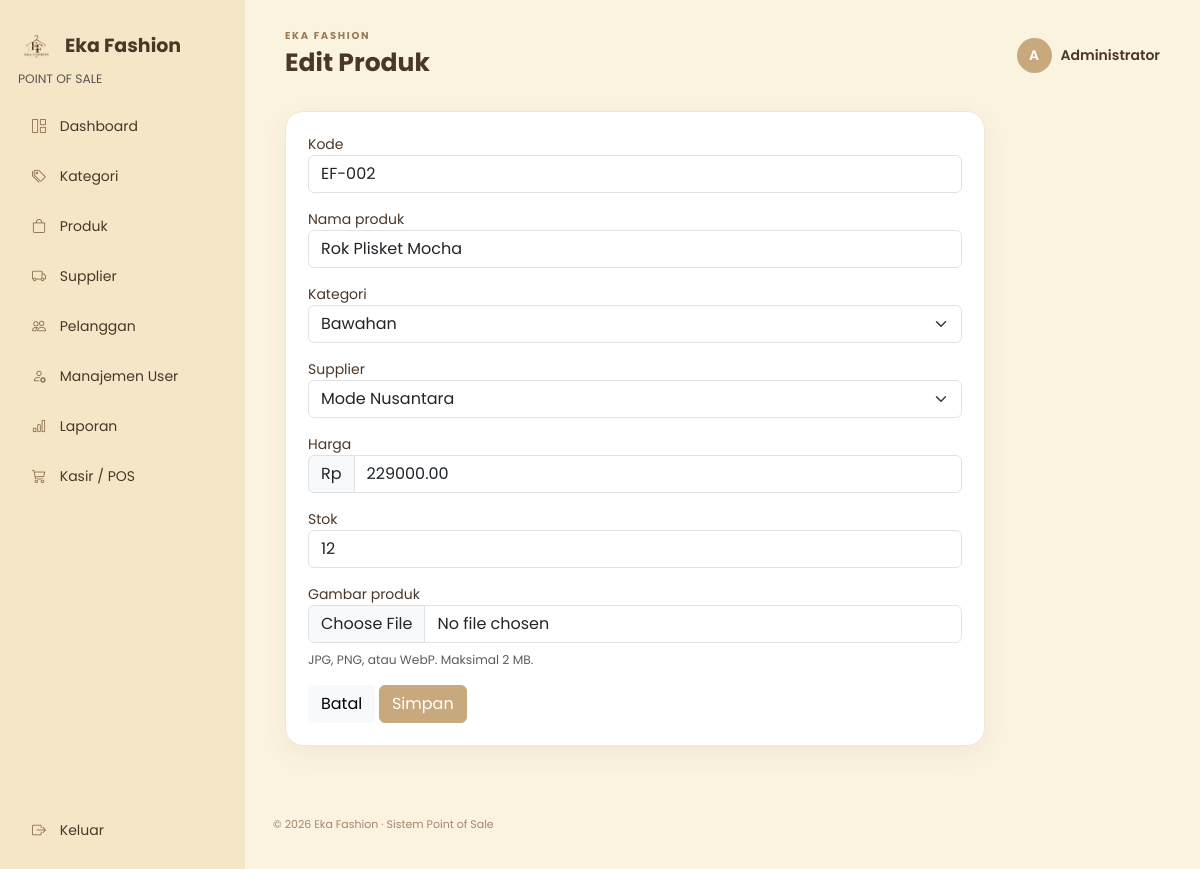
Page /?page=produk/edit&id=2 (signed in) on the committed database.
### tables this page shows
CREATE TABLE produk(id INT AUTO_INCREMENT PRIMARY KEY,kode VARCHAR(30) UNIQUE,nama VARCHAR(120) NOT NULL,gambar VARCHAR(255) NULL,kategori_id INT,supplier_id INT,harga DECIMAL(12,2) NOT NULL DEFAULT 0,stok INT NOT NULL DEFAULT 0,FOREIGN KEY(kategori_id) REFERENCES kategori(id) ON DELETE SET NULL,FOREIGN KEY(supplier_id) REFERENCES supplier(id) ON DELETE SET NULL);

CREATE TABLE kategori(id INT AUTO_INCREMENT PRIMARY KEY,nama VARCHAR(100) NOT NULL,deskripsi TEXT);

CREATE TABLE supplier(id INT AUTO_INCREMENT PRIMARY KEY,nama VARCHAR(100) NOT NULL,telepon VARCHAR(30),alamat TEXT);

### app/views/produk/form.php (called while the page is built)
<?php require __DIR__.'/../kategori/form.php';

### app/controllers/ProdukController.php (called while the page is built)
<?php class ProdukController extends CrudController{function __construct(){$this->table='produk';$this->title='Produk';$this->fields=['kode'=>'Kode','nama'=>'Nama produk','kategori_id'=>'Kategori','supplier_id'=>'Supplier','harga'=>'Harga','stok'=>'Stok'];$this->view='produk';}function nextCode(){$db=Database::connect();for($n=1;;$n++){$code='EF-'.str_pad($n,3,'0',STR_PAD_LEFT);$s=$db->prepare('SELECT COUNT(*) FROM produk WHERE kode=?');$s->execute([$code]);if(!$s->fetchColumn())return $code;}}function upload(){if(empty($_FILES['gambar']['name'])||$_FILES['gambar']['error']!==UPLOAD_ERR_OK||$_FILES['gambar']['size']>2097152)return null;$mime=(new finfo(FILEINFO_MIME_TYPE))->file($_FILES['gambar']['tmp_name']);$allowed=['image/jpeg'=>'jpg','image/png'=>'png','image/webp'=>'webp'];if(!isset($allowed[$mime]))return null;$name=uniqid('produk_',true).'.'.$allowed[$mime];move_uploaded_file($_FILES['gambar']['tmp_name'],__DIR__.'/../../uploads/products/'.$name);return $name;}function index(){require_admin();$db=Database::connect();$q=trim($_GET['q']??'');$page=max(1,(int)($_GET['p']??1));$limit=10;$where=$q?' WHERE p.nama LIKE ? OR p.kode LIKE ?':'';$params=$q?["%$q%","%$q%"]:[];$s=$db->prepare("SELECT COUNT(*) FROM produk p{$where}");$s->execute($params);$total=(int)$s->fetchColumn();$pages=max(1,(int)ceil($total/$limit));$page=min($page,$pages);$s=$db->prepare("SELECT p.*,k.nama kategori_nama,s.nama supplier_nama FROM produk p LEFT JOIN kategori k ON k.id=p.kategori_id LEFT JOIN supplier s ON s.id=p.supplier_id{$where} ORDER BY p.id DESC LIMIT {$limit} OFFSET ".(($page-1)*$limit));$s->execute($params);$rows=$s->fetchAll();$pageTitle='Produk';require __DIR__.'/../views/produk/index.php';}function create(){require_admin();$this->options();$row=['kode'=>$this->nextCode()];$pageTitle='Tambah Produk';require __DIR__.'/../views/produk/form.php';}function store(){require_admin();$_POST['kode']=$this->nextCode();$cols=['kode','nama','kategori_id','supplier_id','harga','stok'];$s=Database::connect()->prepare('INSERT INTO produk('.implode(',',$cols).') VALUES(?,?,?,?,?,?)');$s->execute(array_map(fn($x)=>$_POST[$x]??null,$cols));$id=Database::connect()->lastInsertId();if($file=$this->upload())Database::connect()->prepare('UPDATE produk SET gambar=? WHERE id=?')->execute([$file,$id]);flash('success','Produk berhasil ditambahkan.');redirect('?page=produk');}function edit(){require_admin();$this->options();$s=Database::connect()->prepare('SELECT * FROM produk WHERE id=?');$s->execute([$_GET['id']]);$row=$s->fetch();$pageTitle='Edit Produk';require __DIR__.'/../views/produk/form.php';}function update(){require_admin();$cols=['kode','nama','kategori_id','supplier_id','harga','stok'];$s=Database::connect()->prepare('UPDATE produk SET '.implode('=?,',$cols).'=? WHERE id=?');$s->execute([...array_map(fn($x)=>$_POST[$x]??null,$cols),$_POST['id']]);if($file=$this->upload())Database::connect()->prepare('UPDATE produk SET gambar=? WHERE id=?')->execute([$file,$_POST['id']]);flash('success','Produk berhasil diperbarui.');redirect('?page=produk');}}

### config/helpers.php (called while the page is built, shortened)
<?php
function e($v){return htmlspecialchars((string)$v,ENT_QUOTES,'UTF-8');}

### config/database.php (called while the page is built)
<?php
class Database {
    public static function connect() {
        static $pdo;
        if ($pdo) return $pdo;
        $options = [PDO::ATTR_ERRMODE=>PDO::ERRMODE_EXCEPTION, PDO::ATTR_DEFAULT_FETCH_MODE=>PDO::FETCH_ASSOC];
        try {
            $pdo = new PDO('mysql:host=127.0.0.1;port=3306;dbname=eka-fashion;charset=utf8mb4', 'root', '', $options);
        } catch (PDOException $error) {
            throw new RuntimeException('Database eka-fashion belum tersedia. Import file eka-fashion.sql melalui phpMyAdmin terlebih dahulu. Detail: '.$error->getMessage());
        }
        return $pdo;
    }
}

### app/controllers/CrudController.php (called while the page is built)
<?php
class CrudController{protected $table,$title,$fields,$view,$categories=[],$suppliers=[];function options(){if($this->view==='produk'){$db=Database::connect();$this->categories=$db->query('SELECT id,nama FROM kategori ORDER BY nama')->fetchAll();$this->suppliers=$db->query('SELECT id,nama FROM supplier ORDER BY nama')->fetchAll();}}function index(){require_admin();$db=Database::connect();$q=trim($_GET['q']??'');$page=max(1,(int)($_GET['p']??1));$limit=10;$where=$q?' WHERE nama LIKE ?':'';$count=$db->prepare("SELECT COUNT(*) FROM {$this->table}{$where}");$count->execute($q?["%$q%"]:[]);$total=(int)$count->fetchColumn();$pages=max(1,(int)ceil($total/$limit));$page=min($page,$pages);$s=$db->prepare("SELECT * FROM {$this->table}{$where} ORDER BY id DESC LIMIT {$limit} OFFSET ".(($page-1)*$limit));$s->execute($q?["%$q%"]:[]);$rows=$s->fetchAll();$pageTitle=$this->title;require __DIR__.'/../views/'.$this->view.'/index.php';}function create(){require_admin();$this->options();$row=[];$pageTitle='Tambah '.$this->title;require __DIR__.'/../views/'.$this->view.'/form.php';}function store(){require_admin();$db=Database::connect();$cols=array_keys($this->fields);$s=$db->prepare('INSERT INTO '.$this->table.' ('.implode(',',$cols).') VALUES ('.implode(',',array_fill(0,count($cols),'?')).')');$s->execute(array_map(fn($x)=>$_POST[$x]??null,$cols));flash('success',$this->title.' berhasil ditambahkan.');redirect('?page='.$this->view);}function edit(){require_admin();$this->options();$s=Database::connect()->prepare('SELECT * FROM '.$this->table.' WHERE id=?');$s->execute([$_GET['id']]);$row=$s->fetch();$pageTitle='Edit '.$this->title;require __DIR__.'/../views/'.$this->view.'/form.php';}function update(){require_admin();$cols=array_keys($this->fields);$s=Database::connect()->prepare('UPDATE '.$this->table.' SET '.implode('=?,',$cols).'=? WHERE id=?');$s->execute([...array_map(fn($x)=>$_POST[$x]??null,$cols),$_POST['id']]);flash('success','Data berhasil diperbarui.');redirect('?page='.$this->view);}function delete(){require_admin();Database::connect()->prepare('DELETE FROM '.$this->table.' WHERE id=?')->execute([$_GET['id']]);redirect('?page='.$this->view);}}

### app/views/kategori/form.php (the view, shortened to what this page needs)
<?php $pageTitle=$pageTitle??'Form';$row=is_array($row??null)?$row:[];$categories=isset($this->categories)&&is_array($this->categories)?$this->categories:[];$suppliers=isset($this->suppliers)&&is_array($this->suppliers)?$this->suppliers:[];$isEdit=isset($row['id'])&&$row['id']!=='';require __DIR__.'/../partials/header.php';require __DIR__.'/../partials/sidebar.php';?><main class="main"><div class="container-fluid"><?php require __DIR__.'/../partials/navbar.php';?><div class="card-shell form-card"><form method="post" enctype="multipart/form-data" action="?page=<?=e($this->view)?>/<?=$isEdit?'update':'store'?>"><?php if($isEdit):?><input type="hidden" name="id" value="<?=e($row['id'])?>"><?php endif;?><?php foreach($this->fields as $k=>$label):?><label><?=e($k==='kategori_id'?'Kategori':($k==='supplier_id'?'Supplier':$label))?></label><?php if($k==='kode'):?><input class="form-control mb-3" name="kode" value="<?=e($row[$k]??'')?>" readonly><?php elseif($k==='kategori_id'||$k==='supplier_id'):$list=$k==='kategori_id'?$categories:$suppliers;?><select class="form-select mb-3" name="<?=e($k)?>" required><option value="">Pilih <?=e($k==='kategori_id'?'kategori':'supplier')?></option><?php foreach($list as $option):?><option value="<?=e($option['id'])?>" <?=($option['id']??null)==($row[$k]??null)?'selected':''?>><?=e($option['nama']??'')?></option><?php endforeach;?></select><?php elseif($k==='harga'):?><div class="input-group mb-3"><span class="input-group-text">Rp</span><input class="form-control" type="number" min="0" name="harga" value="<?=e($row['harga']??'')?>" required></div><?php else:?><input class="form-control mb-3" name="<?=e($k)?>" value="<?=e($row[$k]??'')?>" required><?php endif;?><?php endforeach;?><?php if($this->view==='users'&&!$isEdit):?><label>Password</label><input class="form-control mb-3" type="password" name="password" minlength="6" required><small class="text-muted d-block mb-3">Minimal 6 karakter.</small><?php endif;?><?php if($this->view==='produk'):?><label>Gambar produk</label><input class="form-control mb-2" type="file" name="gambar" accept="image/jpeg,image/png,image/webp"><small class="text-muted d-block mb-3">JPG, PNG, atau WebP. Maksimal 2 MB.</small><?php endif;?><a href="?page=<?=e($this->view)?>" class="btn btn-light">Batal</a> <button class="btn btn-primary">Simpan</button></form></div></div><?php require __DIR__.'/../partials/footer.php';?>

### assets/css/style.css (style rules this page uses)
:root { --cream:#faf3e0;--side:#f5e6c8;--gold:#c8a97e;--ink:#4a3728;--green:#5f8d75 }
* { box-sizing:border-box }
body { margin:0;background:var(--cream);color:var(--ink);font-family:Poppins,sans-serif;font-size:14px }
.main { margin-left:245px;min-height:100vh;padding:28px }
.stat-card,.card-shell { background:#fff;border:1px solid #f1e6d4;border-radius:18px;padding:22px;box-shadow:0 8px 26px #6b4c2710 }
.btn-primary { background:var(--gold);border-color:var(--gold) }
.form-card { max-width:700px }

### rows in the picture
produk: kode "EF-002", nama "Rok Plisket Mocha", kategori_id "Bawahan", supplier_id "Mode Nusantara", harga "229000.00", stok "12"

### other values in the picture
$pageTitle "Edit Produk"
substr(auth()['nama'],0,1) "A"
auth()['nama'] "Administrator"
$k==='kategori_id'?'Kategori':($k==='supplier_id'?'Supplier':$label) "Kode"
$k==='kategori_id'?'Kategori':($k==='supplier_id'?'Supplier':$label) "Nama produk"
$k==='kategori_id'?'Kategori':($k==='supplier_id'?'Supplier':$label) "Kategori"
$k==='kategori_id'?'Kategori':($k==='supplier_id'?'Supplier':$label) "Supplier"
$k==='kategori_id'?'Kategori':($k==='supplier_id'?'Supplier':$label) "Harga"
$k==='kategori_id'?'Kategori':($k==='supplier_id'?'Supplier':$label) "Stok"
